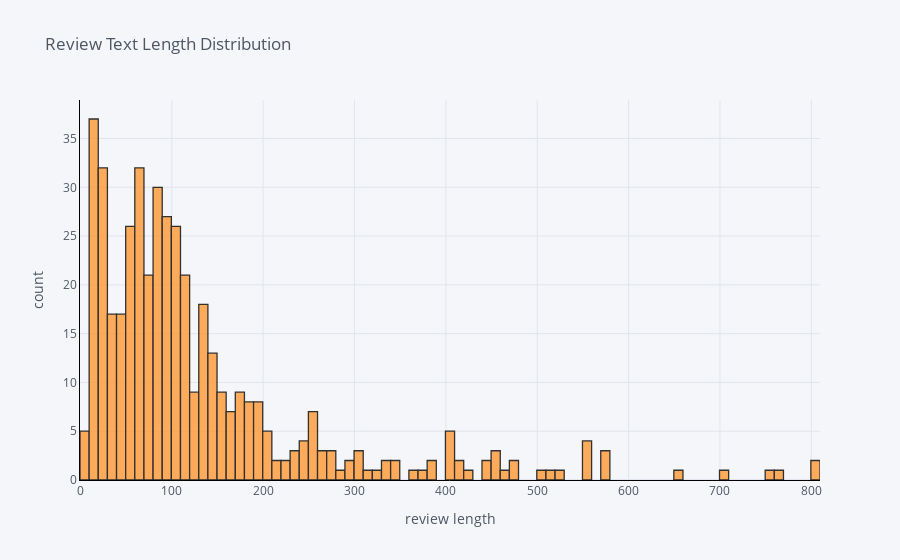

Notebook code for this chart:
### Code cell
data1['rev_len_positive'].iplot(
    kind='hist',
    bins=100,
    xTitle='review length',
    linecolor='black',
    yTitle='count',
    title='Review Text Length Distribution')

### Figure 1 — Plotly figure (JSON) as saved in the notebook; plotly's stock layout.template omitted (floating-point values rounded to 4 significant figures; data arrays with more than 128 entries replaced by an {"elided": "..."} marker saying what was removed)
{"data": [{"histfunc": "count", "histnorm": "", "marker": {"color": "rgba(255, 153, 51, 1.0)", "line": {"color": "#000000", "width": 1.3}}, "name": "rev_len_positive", "nbinsx": 100, "opacity": 0.8, "orientation": "v", "type": "histogram", "x": {"elided": "449 int values"}}], "layout": {"barmode": "overlay", "legend": {"bgcolor": "#F5F6F9", "font": {"color": "#4D5663"}}, "paper_bgcolor": "#F5F6F9", "plot_bgcolor": "#F5F6F9", "title": {"font": {"color": "#4D5663"}, "text": "Review Text Length Distribution"}, "xaxis": {"gridcolor": "#E1E5ED", "linecolor": "black", "showgrid": true, "tickfont": {"color": "#4D5663"}, "title": {"font": {"color": "#4D5663"}, "text": "review length"}, "zerolinecolor": "#E1E5ED"}, "yaxis": {"gridcolor": "#E1E5ED", "linecolor": "black", "showgrid": true, "tickfont": {"color": "#4D5663"}, "title": {"font": {"color": "#4D5663"}, "text": "count"}, "zerolinecolor": "#E1E5ED"}}}
